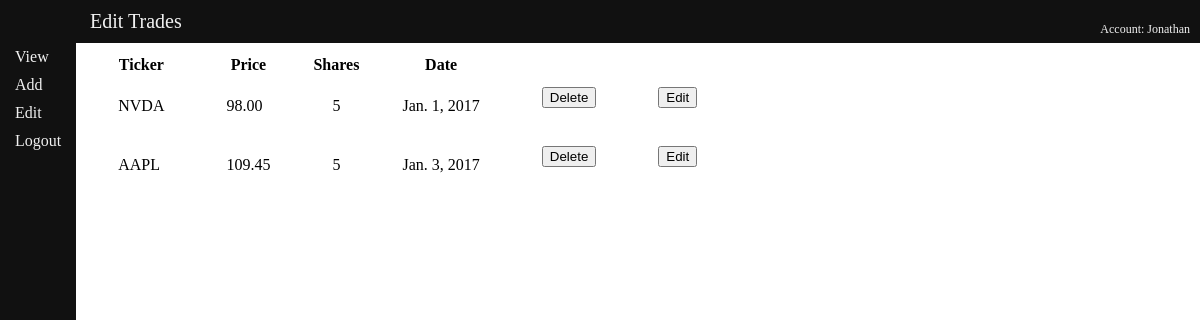
The app's page /trades/edit/ (signed in) with its own data.
### tradetracker/models.py (models this page shows, shortened)
class Trade(models.Model):
	owner = models.ForeignKey(User, on_delete=models.CASCADE, default=DEFAULT_USER)
	ticker = models.CharField(max_length=10)
	price = models.DecimalField(max_digits=11, decimal_places=2)
	trade_date = models.DateField()
	shares = models.IntegerField(default=0)

### tradetracker/views.py (the view)
@login_required(login_url='/trades/login')
def editTrades(request):
	current_user = request.user
	trade_list = current_user.trade_set.all()
	total_earnings = 0
	for trade in trade_list:
		total_earnings += trade.price * -trade.shares
	context = {'trade_list' : trade_list, 'total_earnings' : total_earnings,
		'current_user' : request.user.username}
	return render(request, 'tradetracker/editTrades.html', context)

### tradetracker/templates/tradetracker/editTrades.html (shortened to what this page needs)
{% extends 'tradetracker/tradeTrackerBase.html' %}
{% block bodyheader %} Edit Trades {% endblock %}
{% block content %}
	{% if trade_list %}
		<table>
			<tr>
				<th>Ticker</th>
				<th>Price</th>
				<th>Shares</th>
				<th>Date</th>
			</tr>
		{% for trade in trade_list %}
			<tr>
				<td>{{trade.ticker}}</td>
				<td>{{trade.price}}</td>
				<td>{{trade.shares}}</td>
				<td>{{trade.trade_date}}</td>
				<td>
					<form action="{% url 'tradetracker:deleteTrade' %}" method="post">
						<input type="submit" value="Delete">
					</form>
				</td>
				<td>
					<form action="{% url 'tradetracker:editSpecificTrade' %}" method="post">
						<input type="submit" value="Edit">
					</form>
				</td>
			</tr>
		{% endfor %}
		</table>
	{% else %}
		<p><strong>No trades are available to edit.</strong></p>
	{% endif %}
{% endblock %}

### tradetracker/templates/tradetracker/tradeTrackerBase.html (shortened to what this page needs)
{% load static %}
<head>
	<link rel="stylesheet" type="text/css" href="{% static 'tradetracker/style.css' %}" />
</head>
<body>
	<div class = "topbar">
		<div>
			<header>{% block bodyheader %}{% endblock %}</header>
		</div>
		<div>
			{% if current_user %}
				<p>Account: {{current_user}}</p>
			{% endif %}
		</div>
	</div>
	<div class="mainwrapper">
		<div class="sidenav">
			<a href="{% url 'tradetracker:viewTrades'%}">View</a>
			<a href="{% url 'tradetracker:addTrades'%}">Add</a>
			<a href="{% url 'tradetracker:editTrades'%}">Edit</a>
			<a href="{% url 'tradetracker:logout' %}">Logout</a>
		</div>
		<div class="content">
		{% block content %}
		{% endblock %}
		</div>
		<div>
			<div class="fixedinfo">
			</div>
		</div>
	</div>
</body>

### tradetracker/static/tradetracker/style.css (style rules this page uses)
.topbar { background-color: #111; font-family: "Tahoma"; color: #f1f1f1; padding-bottom: 10px; padding-top: 10px; }
.topbar div { display: inline; }
.topbar header { display: inline; padding-left: 90px; font-size: 20px; }
.topbar p { font-size: 12px; float: right; padding-right: 10px; }
.sidenav { height: 100%; float: left; top: 0; left: 0; background-color: #111; overflow-x: hidden; transition: 0.5s; }
.sidenav a { padding: 5px 15px; text-decoration: none; font-size: 16px; font-family: "Tahoma"; color: #f1f1f1; display: block; transition: 0.3s }
.fixedinfo { right: 0; position: fixed; padding: 10px; }
.content { float: left; padding: 10px; }
.content td { padding: 10px 30px; }
body { padding: 0; margin: 0; }

### records on screen
Trade: ticker "NVDA", price "98.00", shares "5", trade_date "Jan. 1, 2017"
Trade: ticker "AAPL", price "109.45", shares "5", trade_date "Jan. 3, 2017"

### other values on screen
{{ current_user }} "Jonathan"
